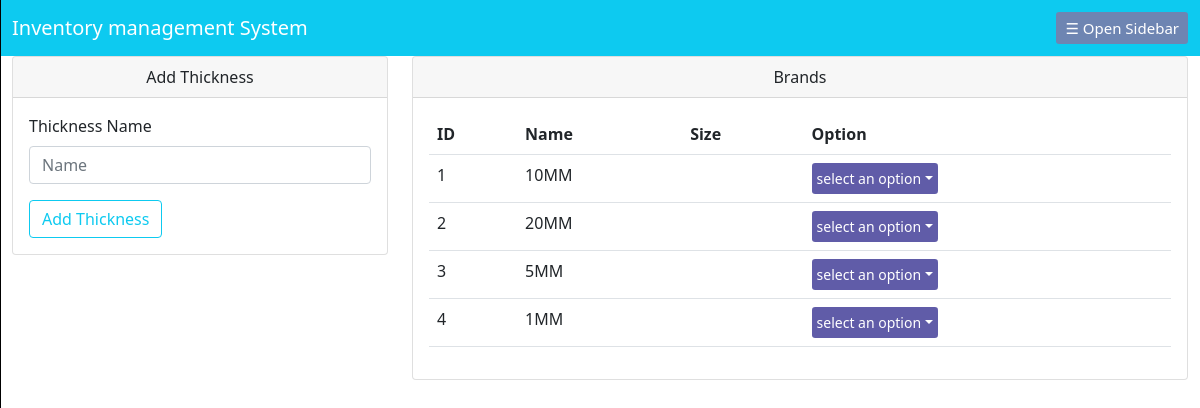
/thickness, run on the app's committed database.
### datawork/models.py (models this page shows, shortened)
class Thickness(models.Model):
    thickness_name = models.CharField(max_length=200)
    thick_brand = models.ForeignKey(Brand, on_delete=models.CASCADE, null=True)

### datawork/views.py (the view, shortened to what this page needs)
# urls.py: path("thickness", views.thickness, name="thickness"),
def thickness(r):
    forms = thicknessForms(r.POST or None)
    return render(r, "thickness.html",{
        "thick": Thickness.objects.all()
    })

### template/thickness.html (shortened to what this page needs)
{% extends 'base.html' %}
{% block content %}
        <div class="row">
            <div class="col-lg-4">
                <div class="card">
                    <div class="card-header text-center">Add Thickness</div>
                    <div class="card-body">
                        <form action="" method="POST">
                            <div class="form-group">
                                <label for="">Thickness Name</label>
                                <input type="text" name="thickness_name" id="" placeholder="Name" class="form-control mt-2">
                            </div>
                            <div class="form-group">
                                <input type="submit" value="Add Thickness" class="btn btn-outline-info mt-3">
                            </div>
                        </form>
                    </div>
                </div>
            </div>
            <div class="col-lg-8">
                <div class="card">
                    <div class="card-header text-center">Brands</div>
                    <div class="card-body">
                        <Table class="table table-hover table-stripped">
                            <tr>
                                <th>ID</th>
                                <th>Name</th>
                                <th>Size</th>
                                <th>Option</th>
                            </tr>
                            {% for s in thick %}
                                <tr>
                                    <td>{{s.id}}</td>
                                    <td>{{s.thickness_name}}</td>
                                    <td>{{s.size_doc}}</td>
                                    <td>
                                        <button class="btn dropdown-toggle btn-sm p-1 text-white" data-bs-toggle="dropdown" style="background-color: #605ca8!important;">select an option</button>
                                    </td>
                                </tr>
                            {% endfor %}
                        </Table>
                    </div>
                </div>
            </div>
        </div>
{% endblock  %}

### data on the page
Thickness: id "1", thickness_name "10MM"
Thickness: id "2", thickness_name "20MM"
Thickness: id "3", thickness_name "5MM"
Thickness: id "4", thickness_name "1MM"
